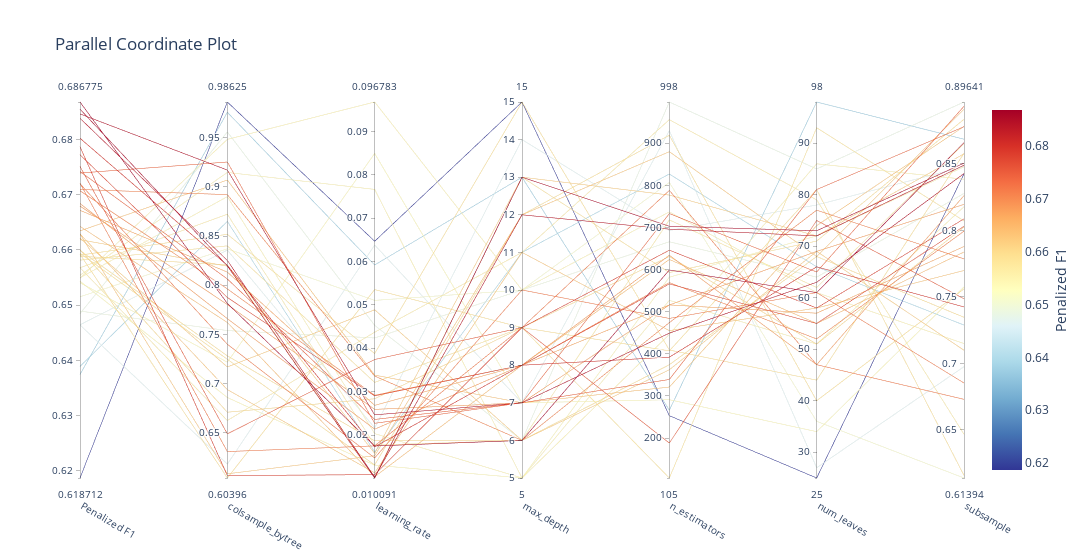

Notebook code cell kept with this figure:
### Markdown cell above
##### 4.3.1 F1 as Tune Metric

### Code cell
best_lgb_f1 = MLPipeline.tune(X_train_full, y_train_full, 
                          algorithm=lgb.LGBMClassifier, 
                          tune_metric='f1',
                          preprocessor=PreProcessor(
                              target_encode_cols=encoding_recommendations["target_encode_cols"],
                          ),
                          param_ranges=lgb_param_ranges,  
                          beta=1,
                          max_evals=100,
                          early_stopping=20,  
                          verbose=-1,
                          cv=3,
                          cv_variance_penalty=0.3,
                          log_best_model=False)
